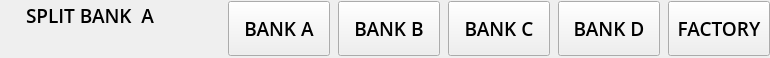
       <widget class="QFrame" name="frameTop">
        <property name="sizePolicy">
         <sizepolicy hsizetype="Expanding" vsizetype="Fixed">
          <horstretch>0</horstretch>
          <verstretch>0</verstretch>
         </sizepolicy>
        </property>
        <property name="minimumSize">
         <size>
          <width>0</width>
          <height>58</height>
         </size>
        </property>
        <property name="maximumSize">
         <size>
          <width>16777215</width>
          <height>58</height>
         </size>
        </property>
        <property name="styleSheet">
         <string notr="true"/>
        </property>
        <layout class="QGridLayout" name="gridLayout_7">
         <property name="leftMargin">
          <number>0</number>
         </property>
         <property name="topMargin">
          <number>0</number>
         </property>
         <property name="rightMargin">
          <number>0</number>
         </property>
         <property name="bottomMargin">
          <number>0</number>
         </property>
         <property name="horizontalSpacing">
          <number>8</number>
         </property>
         <property name="verticalSpacing">
          <number>0</number>
         </property>
         <item row="0" column="3">
          <widget class="QPushButton" name="pbBankB">
           <property name="sizePolicy">
            <sizepolicy hsizetype="Fixed" vsizetype="Fixed">
             <horstretch>0</horstretch>
             <verstretch>0</verstretch>
            </sizepolicy>
           </property>
           <property name="minimumSize">
            <size>
             <width>102</width>
             <height>55</height>
            </size>
           </property>
           <property name="maximumSize">
            <size>
             <width>102</width>
             <height>55</height>
            </size>
           </property>
           <property name="font">
            <font>
             <family>Open Sans</family>
             <pointsize>14</pointsize>
             <weight>68</weight>
             <bold>true</bold>
            </font>
           </property>
           <property name="styleSheet">
            <string notr="true"/>
           </property>
           <property name="text">
            <string>BANK B</string>
           </property>
          </widget>
         </item>
         <item row="0" column="2">
          <widget class="QPushButton" name="pbBankA">
           <property name="sizePolicy">
            <sizepolicy hsizetype="Fixed" vsizetype="Fixed">
             <horstretch>0</horstretch>
             <verstretch>0</verstretch>
            </sizepolicy>
           </property>
           <property name="minimumSize">
            <size>
             <width>102</width>
             <height>55</height>
            </size>
           </property>
           <property name="maximumSize">
            <size>
             <width>102</width>
             <height>55</height>
            </size>
           </property>
           <property name="font">
            <font>
             <family>Open Sans</family>
             <pointsize>14</pointsize>
             <weight>68</weight>
             <bold>true</bold>
            </font>
           </property>
           <property name="styleSheet">
            <string notr="true"/>
           </property>
           <property name="text">
            <string>BANK A</string>
           </property>
          </widget>
         </item>
         <item row="0" column="1">
          <spacer name="horizontalSpacer_12">
           <property name="orientation">
            <enum>Qt::Horizontal</enum>
           </property>
           <property name="sizeHint" stdset="0">
            <size>
             <width>40</width>
             <height>20</height>
            </size>
           </property>
          </spacer>
         </item>
         <item row="0" column="0">
          <layout class="QVBoxLayout" name="verticalLayout">
           <item>
            <widget class="QLabel" name="lbWidgetTitle">
             <property name="minimumSize">
              <size>
               <width>180</width>
               <height>30</height>
              </size>
             </property>
             <property name="maximumSize">
              <size>
               <width>180</width>
               <height>30</height>
              </size>
             </property>
             <property name="font">
              <font>
               <family>Open Sans</family>
               <pointsize>14</pointsize>
               <weight>68</weight>
               <bold>true</bold>
              </font>
             </property>
             <property name="styleSheet">
              <string notr="true"/>
             </property>
             <property name="text">
              <string>SPLIT BANK  A</string>
             </property>
             <property name="alignment">
              <set>Qt::AlignCenter</set>
             </property>
            </widget>
           </item>
           <item>
            <spacer name="verticalSpacer_3">
             <property name="orientation">
              <enum>Qt::Vertical</enum>
             </property>
             <property name="sizeHint" stdset="0">
              <size>
               <width>20</width>
               <height>40</height>
              </size>
             </property>
            </spacer>
           </item>
          </layout>
         </item>
         <item row="0" column="9">
          <widget class="QPushButton" name="pbFactory">
           <property name="sizePolicy">
            <sizepolicy hsizetype="Fixed" vsizetype="Fixed">
             <horstretch>0</horstretch>
             <verstretch>0</verstretch>
            </sizepolicy>
           </property>
           <property name="minimumSize">
            <size>
             <width>102</width>
             <height>55</height>
            </size>
           </property>
           <property name="maximumSize">
            <size>
             <width>102</width>
             <height>55</height>
            </size>
           </property>
           <property name="font">
            <font>
             <family>Open Sans</family>
             <pointsize>14</pointsize>
             <weight>68</weight>
             <bold>true</bold>
            </font>
           </property>
           <property name="styleSheet">
            <string notr="true"/>
           </property>
           <property name="text">
            <string>FACTORY</string>
           </property>
          </widget>
         </item>
         <item row="0" column="5">
          <widget class="QPushButton" name="pbBankD">
           <property name="sizePolicy">
            <sizepolicy hsizetype="Fixed" vsizetype="Fixed">
             <horstretch>0</horstretch>
             <verstretch>0</verstretch>
            </sizepolicy>
           </property>
           <property name="minimumSize">
            <size>
             <width>102</width>
             <height>55</height>
            </size>
           </property>
           <property name="maximumSize">
            <size>
             <width>102</width>
             <height>55</height>
            </size>
           </property>
           <property name="font">
            <font>
             <family>Open Sans</family>
             <pointsize>14</pointsize>
             <weight>68</weight>
             <bold>true</bold>
            </font>
           </property>
           <property name="styleSheet">
            <string notr="true"/>
           </property>
           <property name="text">
            <string>BANK D</string>
           </property>
          </widget>
         </item>
         <item row="0" column="4">
          <widget class="QPushButton" name="pbBankC">
           <property name="sizePolicy">
            <sizepolicy hsizetype="Fixed" vsizetype="Fixed">
             <horstretch>0</horstretch>
             <verstretch>0</verstretch>
            </sizepolicy>
           </property>
           <property name="minimumSize">
            <size>
             <width>102</width>
             <height>55</height>
            </size>
           </property>
           <property name="maximumSize">
            <size>
             <width>102</width>
             <height>55</height>
            </size>
           </property>
           <property name="font">
            <font>
             <family>Open Sans</family>
             <pointsize>14</pointsize>
             <weight>68</weight>
             <bold>true</bold>
            </font>
           </property>
           <property name="styleSheet">
            <string notr="true"/>
           </property>
           <property name="text">
            <string>BANK C</string>
           </property>
          </widget>
         </item>
        </layout>
       </widget>
